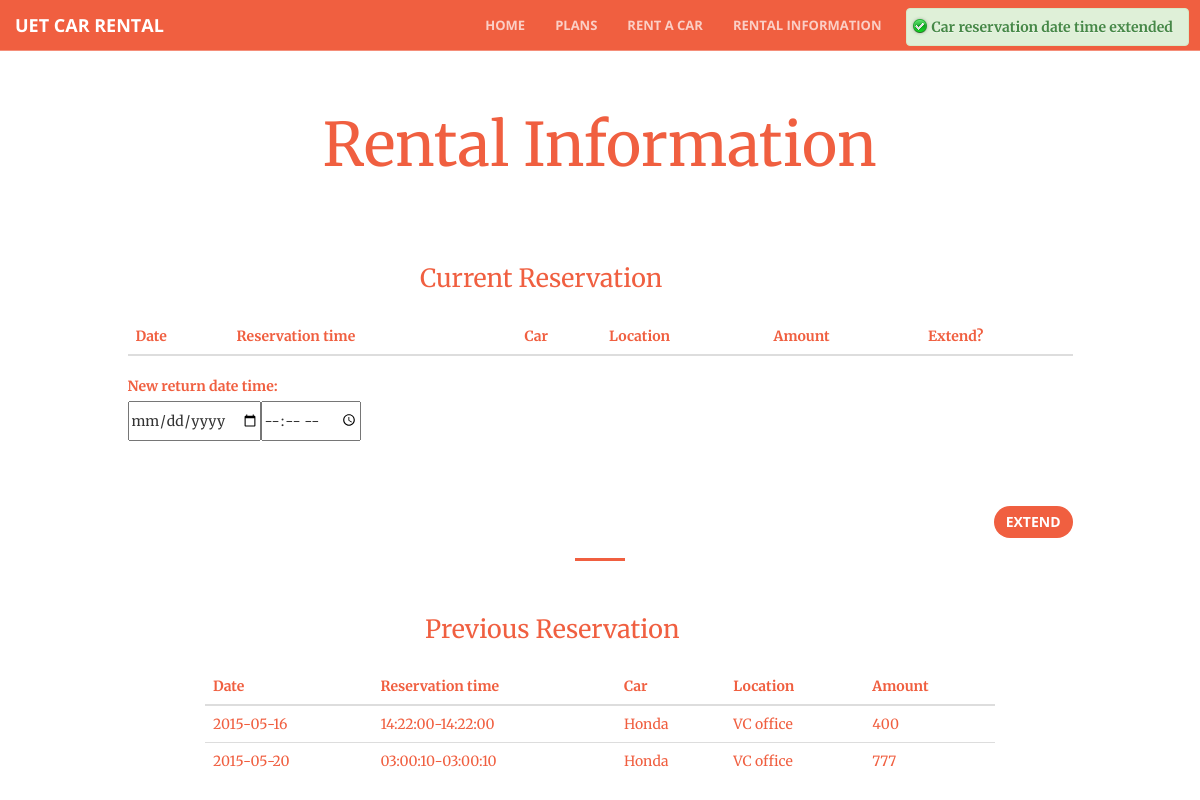
The page /rentinfo.php?success=1 (signed in) on the database its author committed.
### tables this page shows
CREATE TABLE IF NOT EXISTS `reservation_log` (
  `r_id` int(15) NOT NULL AUTO_INCREMENT,
  `late_by` datetime DEFAULT NULL,
  `username` varchar(60) DEFAULT NULL,
  `amount` float DEFAULT NULL,
  `res_status` varchar(50) DEFAULT NULL,
  `return_date_time` datetime DEFAULT NULL,
  `pick_up_date_time` datetime DEFAULT NULL,
  `car_serial_no` int(15) DEFAULT NULL,
  `late_fee` float DEFAULT NULL,
  `extended_date_time` datetime DEFAULT NULL,
  `location_name` varchar(50) DEFAULT NULL,
  PRIMARY KEY (`r_id`),
  KEY `car_serial_no` (`car_serial_no`),
  KEY `location_name` (`location_name`),
  KEY `username` (`username`)
);

CREATE TABLE IF NOT EXISTS `car` (
  `serial_no` int(15) NOT NULL,
  `model` varchar(50) DEFAULT NULL,
  `auc_cab` tinyint(1) DEFAULT NULL,
  `bluetooth` tinyint(1) DEFAULT NULL,
  `color` varchar(50) DEFAULT NULL,
  `car_type` varchar(50) DEFAULT NULL,
  `hour_rate` float DEFAULT NULL,
  `daily_rate` float DEFAULT NULL,
  `capacity` int(2) DEFAULT NULL,
  `transmission` varchar(20) DEFAULT NULL,
  `loc_name` varchar(50) DEFAULT NULL,
  PRIMARY KEY (`serial_no`),
  KEY `loc_name` (`loc_name`)
);

### rentinfo.php (the view, shortened to what this page needs)
<!DOCTYPE html>
<html lang="en">
<head>
    <link rel="stylesheet" href="css/bootstrap.min.css" type="text/css">
    <link rel="stylesheet" href="font-awesome/css/font-awesome.min.css" type="text/css">
    <link rel="stylesheet" href="css/animate.min.css" type="text/css">
    <link rel="stylesheet" href="css/creative.css" type="text/css">
    <link rel="stylesheet" href="css/plans.css" type="text/css">
</head>
<body id="page-top" onload="myFunction()">
    <div class="container" style="margin-top:5%;">
      <nav id="mainNav" class="navbar navbar-default navbar-fixed-top" style="background-color:#f05f40">
          <div class="container-fluid">
              <div class="navbar-header">
                  <a class="navbar-brand page-scroll" href="#page-top">UET Car Rental</a>
              </div>
              <div class="collapse navbar-collapse" id="bs-example-navbar-collapse-1">
                  <ul class="nav navbar-nav navbar-right">
                      <li>
                          <a  href="home.php">Home</a>
                      </li>
                      <li>
                          <a  href="plans.php">Plans</a>
                      </li>
                      <li>
                          <a  href="rent.php">Rent a Car</a>
                      </li>
                      <li>
                          <a  href="#">Rental Information</a>
                      </li>
                      <li>
                          <a  href="setting.php">Information</a>
                      </li>
                      <li>
                          <a  href="changepassword.php">Account</a>
                      </li>
                      <li>
                          <a  href="logout.php">logout</a>
                      </li>
                  </ul>
              </div>
          </div>
      </nav>
      <div class="row" >
            <div class="col-xs-6 center-block" style="float:none">
        <p style="font-size:60px;color:#f05f40">Rental Information</p>
      </div>
    </div>
    <div class="row" >
  <div class="col-xs-4 center-block" style="float:none;margin-top:50px">
      <p style="font-size:25px;color:#f05f40">Current Reservation</p>
    </div>
  </div>
  <form role="form" method="post" action="member_extend_reserv.php">
  <div class="row">
    <div class="col-xs-10 center-block" style="float:none">
        <table style="color:#f05f40" class="table table-hover">
   <thead>
     <tr>
           <th>Date</th>
           <th>Reservation time</th>
           <th>Car</th>
           <th>Location</th>
           <th>Amount</th>
           <th>Extend?</th>
         </tr>
       </thead>
     </table>
     <div class="form-group">
         <label style="color:#f05f40" for="InputMessage">New return date time:</label>
         <div class="input-group">
           <input type="date" name="new_return_date">
           <input type="time" name="new_return_time">
         </div>
     </div>
     <input type="submit" style="background-color:#f05f40;margin-top:50px" name="submit" id="submit" value="Extend" class="btn btn-info pull-right">
    </div>
  </div>
</form>
    <hr/>
    <div class="col-xs-4 center-block" style="float:none;margin-top:50px">
        <p style="font-size:25px;color:#f05f40">Previous Reservation</p>
      </div>
    </div>
    <div class="row">
      <div class="col-xs-8 center-block" style="float:none">
          <table style="color:#f05f40" class="table table-hover">
     <thead>
       <tr>
             <th>Date</th>
             <th>Reservation time</th>
             <th>Car</th>
             <th>Location</th>
             <th>Amount</th>
           </tr>
         </thead>
         <tbody>
           <?php
           require 'deets.php';
           $conn = mysqli_connect($servername, $username, '');
           mysqli_select_db($conn,$dbname);
           $sql = "SELECT * FROM `reservation_log` where `username` = '{$_SESSION["user"]}' and return_date_time <= now();";
           if($result = mysqli_query($conn, $sql)){
             if(mysqli_num_rows($result)>0){
               	while($row = mysqli_fetch_assoc($result))
                 	{
                     $sql = "SELECT `model` FROM `car` WHERE `serial_no` = '{$row["car_serial_no"]}';";
                     $result1 = mysqli_query($conn, $sql);
                     $row1 = mysqli_fetch_assoc($result1);
                       echo "<tr>
                         <td>";
                       echo explode(" ",$row["pick_up_date_time"])[0];
                       echo "</td>
                         <td>";
                           echo explode(" ",$row["pick_up_date_time"])[1]."-".explode(" ",$row["return_date_time"])[1];
                       echo "</td>
                         <td>{$row1["model"]}</td>
                         <td>{$row["location_name"]}</td>
                         <td>{$row["amount"]}</td>
                        </tr>";
                  }
               }
             }else{
               echo "Error";
             }
           ?>
         </tbody>
       </table>
      </div>
    </div>
</body>
</body>
</html>

### css/creative.css (style rules this page uses)
html, body { width: 100%; height: 100%; }
body { font-family: Merriweather,'Helvetica Neue',Arial,sans-serif; }
hr { max-width: 50px; border-color: #f05f40; border-width: 3px; }
a { color: #f05f40; -webkit-transition: all .35s; -moz-transition: all .35s; transition: all .35s; }
p { margin-bottom: 20px; font-size: 16px; line-height: 1.5; }
.navbar-default { border-color: rgba(34,34,34,.05); font-family: 'Open Sans','Helvetica Neue',Arial,sans-serif; background-color: #fff; -webkit-transition: all .35s; -moz-transition: all .35s; transition: all .35s; }
.navbar-default .navbar-header .navbar-brand { text-transform: uppercase; font-family: 'Open Sans','Helvetica Neue',Arial,sans-serif; font-weight: 700; color: #f05f40; }
.navbar-default .nav > li>a, .navbar-default .nav>li>a:focus { text-transform: uppercase; font-size: 13px; font-weight: 700; color: #222; }
@media (min-width:768px) { .navbar-default { border-color: rgba(255,255,255,.3); background-color: transparent; } }
@media (min-width:768px) { .navbar-default .navbar-header .navbar-brand { color: rgba(255,255,255,.7); } }
@media (min-width:768px) { .navbar-default .nav > li>a, .navbar-default .nav>li>a:focus { color: rgba(255,255,255,.7); } }
.btn { border: 0; border-radius: 300px; text-transform: uppercase; font-family: 'Open Sans','Helvetica Neue',Arial,sans-serif; font-weight: 700; }
body { webkit-tap-highlight-color: #222; }

### css/plans.css (style rules this page uses)
body { padding-top: 40px; padding-bottom: 40px; }

### rows shown on the page
reservation_log: pick_up_date_time "2015-05-16", pick_up_date_time "14:22:00", return_date_time "14:22:00", car_serial_no.model "Honda", location_name "VC office", amount "400"
reservation_log: pick_up_date_time "2015-05-20", pick_up_date_time "03:00:10", return_date_time "03:00:10", car_serial_no.model "Honda", location_name "VC office", amount "777"
